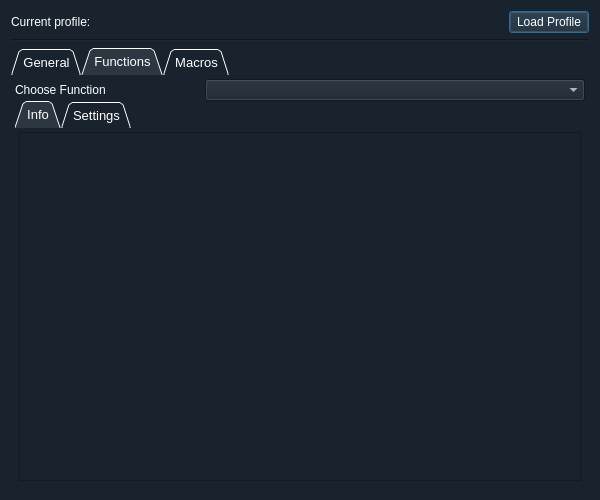
<?xml version="1.0" encoding="UTF-8"?>
<ui version="4.0">
 <class>profilemacros_dialog</class>
 <widget class="QDialog" name="profilemacros_dialog">
  <property name="geometry">
   <rect>
    <x>0</x>
    <y>0</y>
    <width>600</width>
    <height>500</height>
   </rect>
  </property>
  <property name="windowTitle">
   <string>Dialog</string>
  </property>
  <property name="styleSheet">
   <string notr="true">background-color: rgb(25, 35, 45);
color: rgb(255, 255, 255);
border-color: rgb(200, 200, 200);


</string>
  </property>
  <layout class="QGridLayout" name="gridLayout">
   <item row="0" column="1">
    <widget class="QPushButton" name="btn_load_profile">
     <property name="text">
      <string>Load Profile</string>
     </property>
    </widget>
   </item>
   <item row="2" column="0" colspan="2">
    <widget class="QTabWidget" name="profilemacros_tab">
     <property name="palette">
      <palette>
       <active>
        <colorrole role="WindowText">
         <brush brushstyle="SolidPattern">
          <color alpha="255">
           <red>255</red>
           <green>255</green>
           <blue>255</blue>
          </color>
         </brush>
        </colorrole>
        <colorrole role="Button">
         <brush brushstyle="SolidPattern">
          <color alpha="255">
           <red>25</red>
           <green>35</green>
           <blue>45</blue>
          </color>
         </brush>
        </colorrole>
        <colorrole role="Text">
         <brush brushstyle="SolidPattern">
          <color alpha="255">
           <red>255</red>
           <green>255</green>
           <blue>255</blue>
          </color>
         </brush>
        </colorrole>
        <colorrole role="ButtonText">
         <brush brushstyle="SolidPattern">
          <color alpha="255">
           <red>255</red>
           <green>255</green>
           <blue>255</blue>
          </color>
         </brush>
        </colorrole>
        <colorrole role="Base">
         <brush brushstyle="SolidPattern">
          <color alpha="255">
           <red>25</red>
           <green>35</green>
           <blue>45</blue>
          </color>
         </brush>
        </colorrole>
        <colorrole role="Window">
         <brush brushstyle="SolidPattern">
          <color alpha="255">
           <red>25</red>
           <green>35</green>
           <blue>45</blue>
          </color>
         </brush>
        </colorrole>
        <colorrole role="PlaceholderText">
         <brush brushstyle="SolidPattern">
          <color alpha="128">
           <red>255</red>
           <green>255</green>
           <blue>255</blue>
          </color>
         </brush>
        </colorrole>
       </active>
       <inactive>
        <colorrole role="WindowText">
         <brush brushstyle="SolidPattern">
          <color alpha="255">
           <red>255</red>
           <green>255</green>
           <blue>255</blue>
          </color>
         </brush>
        </colorrole>
        <colorrole role="Button">
         <brush brushstyle="SolidPattern">
          <color alpha="255">
           <red>25</red>
           <green>35</green>
           <blue>45</blue>
          </color>
         </brush>
        </colorrole>
        <colorrole role="Text">
         <brush brushstyle="SolidPattern">
          <color alpha="255">
           <red>255</red>
           <green>255</green>
           <blue>255</blue>
          </color>
         </brush>
        </colorrole>
        <colorrole role="ButtonText">
         <brush brushstyle="SolidPattern">
          <color alpha="255">
           <red>255</red>
           <green>255</green>
           <blue>255</blue>
          </color>
         </brush>
        </colorrole>
        <colorrole role="Base">
         <brush brushstyle="SolidPattern">
          <color alpha="255">
           <red>25</red>
           <green>35</green>
           <blue>45</blue>
          </color>
         </brush>
        </colorrole>
        <colorrole role="Window">
         <brush brushstyle="SolidPattern">
          <color alpha="255">
           <red>25</red>
           <green>35</green>
           <blue>45</blue>
          </color>
         </brush>
        </colorrole>
        <colorrole role="PlaceholderText">
         <brush brushstyle="SolidPattern">
          <color alpha="128">
           <red>255</red>
           <green>255</green>
           <blue>255</blue>
          </color>
         </brush>
        </colorrole>
       </inactive>
       <disabled>
        <colorrole role="WindowText">
         <brush brushstyle="SolidPattern">
          <color alpha="255">
           <red>255</red>
           <green>255</green>
           <blue>255</blue>
          </color>
         </brush>
        </colorrole>
        <colorrole role="Button">
         <brush brushstyle="SolidPattern">
          <color alpha="255">
           <red>25</red>
           <green>35</green>
           <blue>45</blue>
          </color>
         </brush>
        </colorrole>
        <colorrole role="Text">
         <brush brushstyle="SolidPattern">
          <color alpha="255">
           <red>255</red>
           <green>255</green>
           <blue>255</blue>
          </color>
         </brush>
        </colorrole>
        <colorrole role="ButtonText">
         <brush brushstyle="SolidPattern">
          <color alpha="255">
           <red>255</red>
           <green>255</green>
           <blue>255</blue>
          </color>
         </brush>
        </colorrole>
        <colorrole role="Base">
         <brush brushstyle="SolidPattern">
          <color alpha="255">
           <red>25</red>
           <green>35</green>
           <blue>45</blue>
          </color>
         </brush>
        </colorrole>
        <colorrole role="Window">
         <brush brushstyle="SolidPattern">
          <color alpha="255">
           <red>25</red>
           <green>35</green>
           <blue>45</blue>
          </color>
         </brush>
        </colorrole>
        <colorrole role="PlaceholderText">
         <brush brushstyle="SolidPattern">
          <color alpha="128">
           <red>255</red>
           <green>255</green>
           <blue>255</blue>
          </color>
         </brush>
        </colorrole>
       </disabled>
      </palette>
     </property>
     <property name="font">
      <font>
       <family>Segoe UI</family>
       <pointsize>10</pointsize>
      </font>
     </property>
     <property name="styleSheet">
      <string notr="true">QTabBar {
border-color: rgb(200, 200, 200);
}

QTabBar::tab:selected, QTabBar::tab:hover {
background-color: rgb(45, 55, 65);
}</string>
     </property>
     <property name="tabShape">
      <enum>QTabWidget::Triangular</enum>
     </property>
     <property name="currentIndex">
      <number>1</number>
     </property>
     <property name="elideMode">
      <enum>Qt::ElideLeft</enum>
     </property>
     <property name="movable">
      <bool>true</bool>
     </property>
     <widget class="QWidget" name="tab_settings">
      <attribute name="title">
       <string>General</string>
      </attribute>
      <layout class="QGridLayout" name="gridLayout_6">
       <property name="leftMargin">
        <number>4</number>
       </property>
       <property name="topMargin">
        <number>4</number>
       </property>
       <property name="rightMargin">
        <number>4</number>
       </property>
       <property name="bottomMargin">
        <number>4</number>
       </property>
       <item row="0" column="0">
        <widget class="QTableWidget" name="general_settings_table">
         <property name="styleSheet">
          <string notr="true">QHeaderView::section {
        background-color: rgb(45, 55, 65);
}</string>
         </property>
        </widget>
       </item>
      </layout>
     </widget>
     <widget class="QWidget" name="tab_functions">
      <attribute name="title">
       <string>Functions</string>
      </attribute>
      <layout class="QGridLayout" name="gridLayout_8">
       <property name="leftMargin">
        <number>4</number>
       </property>
       <property name="topMargin">
        <number>4</number>
       </property>
       <property name="rightMargin">
        <number>4</number>
       </property>
       <property name="bottomMargin">
        <number>4</number>
       </property>
       <property name="spacing">
        <number>0</number>
       </property>
       <item row="0" column="0">
        <widget class="QLabel" name="funclabel">
         <property name="text">
          <string>Choose Function</string>
         </property>
        </widget>
       </item>
       <item row="1" column="0" colspan="3">
        <widget class="QTabWidget" name="infosett_dialog_tab">
         <property name="palette">
          <palette>
           <active>
            <colorrole role="WindowText">
             <brush brushstyle="SolidPattern">
              <color alpha="255">
               <red>255</red>
               <green>255</green>
               <blue>255</blue>
              </color>
             </brush>
            </colorrole>
            <colorrole role="Button">
             <brush brushstyle="SolidPattern">
              <color alpha="255">
               <red>25</red>
               <green>35</green>
               <blue>45</blue>
              </color>
             </brush>
            </colorrole>
            <colorrole role="Text">
             <brush brushstyle="SolidPattern">
              <color alpha="255">
               <red>255</red>
               <green>255</green>
               <blue>255</blue>
              </color>
             </brush>
            </colorrole>
            <colorrole role="ButtonText">
             <brush brushstyle="SolidPattern">
              <color alpha="255">
               <red>255</red>
               <green>255</green>
               <blue>255</blue>
              </color>
             </brush>
            </colorrole>
            <colorrole role="Base">
             <brush brushstyle="SolidPattern">
              <color alpha="255">
               <red>25</red>
               <green>35</green>
               <blue>45</blue>
              </color>
             </brush>
            </colorrole>
            <colorrole role="Window">
             <brush brushstyle="SolidPattern">
              <color alpha="255">
               <red>25</red>
               <green>35</green>
               <blue>45</blue>
              </color>
             </brush>
            </colorrole>
            <colorrole role="PlaceholderText">
             <brush brushstyle="SolidPattern">
              <color alpha="128">
               <red>255</red>
               <green>255</green>
               <blue>255</blue>
              </color>
             </brush>
            </colorrole>
           </active>
           <inactive>
            <colorrole role="WindowText">
             <brush brushstyle="SolidPattern">
              <color alpha="255">
               <red>255</red>
               <green>255</green>
               <blue>255</blue>
              </color>
             </brush>
            </colorrole>
            <colorrole role="Button">
             <brush brushstyle="SolidPattern">
              <color alpha="255">
               <red>25</red>
               <green>35</green>
               <blue>45</blue>
              </color>
             </brush>
            </colorrole>
            <colorrole role="Text">
             <brush brushstyle="SolidPattern">
              <color alpha="255">
               <red>255</red>
               <green>255</green>
               <blue>255</blue>
              </color>
             </brush>
            </colorrole>
            <colorrole role="ButtonText">
             <brush brushstyle="SolidPattern">
              <color alpha="255">
               <red>255</red>
               <green>255</green>
               <blue>255</blue>
              </color>
             </brush>
            </colorrole>
            <colorrole role="Base">
             <brush brushstyle="SolidPattern">
              <color alpha="255">
               <red>25</red>
               <green>35</green>
               <blue>45</blue>
              </color>
             </brush>
            </colorrole>
            <colorrole role="Window">
             <brush brushstyle="SolidPattern">
              <color alpha="255">
               <red>25</red>
               <green>35</green>
               <blue>45</blue>
              </color>
             </brush>
            </colorrole>
            <colorrole role="PlaceholderText">
             <brush brushstyle="SolidPattern">
              <color alpha="128">
               <red>255</red>
               <green>255</green>
               <blue>255</blue>
              </color>
             </brush>
            </colorrole>
           </inactive>
           <disabled>
            <colorrole role="WindowText">
             <brush brushstyle="SolidPattern">
              <color alpha="255">
               <red>255</red>
               <green>255</green>
               <blue>255</blue>
              </color>
             </brush>
            </colorrole>
            <colorrole role="Button">
             <brush brushstyle="SolidPattern">
              <color alpha="255">
               <red>25</red>
               <green>35</green>
               <blue>45</blue>
              </color>
             </brush>
            </colorrole>
            <colorrole role="Text">
             <brush brushstyle="SolidPattern">
              <color alpha="255">
               <red>255</red>
               <green>255</green>
               <blue>255</blue>
              </color>
             </brush>
            </colorrole>
            <colorrole role="ButtonText">
             <brush brushstyle="SolidPattern">
              <color alpha="255">
               <red>255</red>
               <green>255</green>
               <blue>255</blue>
              </color>
             </brush>
            </colorrole>
            <colorrole role="Base">
             <brush brushstyle="SolidPattern">
              <color alpha="255">
               <red>25</red>
               <green>35</green>
               <blue>45</blue>
              </color>
             </brush>
            </colorrole>
            <colorrole role="Window">
             <brush brushstyle="SolidPattern">
              <color alpha="255">
               <red>25</red>
               <green>35</green>
               <blue>45</blue>
              </color>
             </brush>
            </colorrole>
            <colorrole role="PlaceholderText">
             <brush brushstyle="SolidPattern">
              <color alpha="128">
               <red>255</red>
               <green>255</green>
               <blue>255</blue>
              </color>
             </brush>
            </colorrole>
           </disabled>
          </palette>
         </property>
         <property name="font">
          <font>
           <family>Segoe UI</family>
           <pointsize>10</pointsize>
          </font>
         </property>
         <property name="styleSheet">
          <string notr="true">QTabBar {
border-color: rgb(200, 200, 200);
}

QTabBar::tab:selected, QTabBar::tab:hover {
background-color: rgb(45, 55, 65);
}</string>
         </property>
         <property name="tabShape">
          <enum>QTabWidget::Triangular</enum>
         </property>
         <property name="currentIndex">
          <number>0</number>
         </property>
         <property name="elideMode">
          <enum>Qt::ElideLeft</enum>
         </property>
         <property name="movable">
          <bool>true</bool>
         </property>
         <widget class="QWidget" name="tab_info">
          <attribute name="title">
           <string>Info</string>
          </attribute>
          <layout class="QGridLayout" name="gridLayout_3">
           <property name="leftMargin">
            <number>4</number>
           </property>
           <property name="topMargin">
            <number>4</number>
           </property>
           <property name="rightMargin">
            <number>4</number>
           </property>
           <property name="bottomMargin">
            <number>4</number>
           </property>
           <item row="0" column="0">
            <widget class="QTextEdit" name="info_text"/>
           </item>
          </layout>
         </widget>
         <widget class="QWidget" name="tab_funcsettings">
          <attribute name="title">
           <string>Settings</string>
          </attribute>
          <layout class="QGridLayout" name="gridLayout_7">
           <property name="leftMargin">
            <number>4</number>
           </property>
           <property name="topMargin">
            <number>4</number>
           </property>
           <property name="rightMargin">
            <number>4</number>
           </property>
           <property name="bottomMargin">
            <number>4</number>
           </property>
           <item row="0" column="0">
            <widget class="QTableWidget" name="funcsettings_table">
             <property name="styleSheet">
              <string notr="true">QHeaderView::section {
        background-color: rgb(45, 55, 65);
}</string>
             </property>
            </widget>
           </item>
          </layout>
         </widget>
        </widget>
       </item>
       <item row="0" column="1" colspan="2">
        <widget class="QComboBox" name="functions_comboBox"/>
       </item>
      </layout>
     </widget>
     <widget class="QWidget" name="tab_macros">
      <attribute name="title">
       <string>Macros</string>
      </attribute>
      <layout class="QGridLayout" name="gridLayout_2">
       <property name="leftMargin">
        <number>4</number>
       </property>
       <property name="topMargin">
        <number>4</number>
       </property>
       <property name="rightMargin">
        <number>4</number>
       </property>
       <property name="bottomMargin">
        <number>4</number>
       </property>
       <item row="0" column="0">
        <widget class="QWidget" name="macro_widget" native="true"/>
       </item>
      </layout>
     </widget>
    </widget>
   </item>
   <item row="0" column="0">
    <widget class="QLabel" name="current_profile_label">
     <property name="sizePolicy">
      <sizepolicy hsizetype="Preferred" vsizetype="Preferred">
       <horstretch>2</horstretch>
       <verstretch>0</verstretch>
      </sizepolicy>
     </property>
     <property name="text">
      <string>Current profile:</string>
     </property>
    </widget>
   </item>
   <item row="1" column="0" colspan="2">
    <widget class="Line" name="line">
     <property name="orientation">
      <enum>Qt::Horizontal</enum>
     </property>
    </widget>
   </item>
  </layout>
 </widget>
 <resources/>
 <connections/>
</ui>
